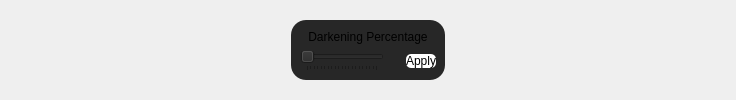
             <widget class="QWidget" name="DarkenConfiguration4">
              <layout class="QGridLayout" name="gridLayout_9">
               <item row="0" column="0">
                <spacer name="horizontalSpacer_13">
                 <property name="orientation">
                  <enum>Qt::Horizontal</enum>
                 </property>
                 <property name="sizeType">
                  <enum>QSizePolicy::Maximum</enum>
                 </property>
                 <property name="sizeHint" stdset="0">
                  <size>
                   <width>280</width>
                   <height>20</height>
                  </size>
                 </property>
                </spacer>
               </item>
               <item row="0" column="1">
                <widget class="QFrame" name="navigation_5">
                 <property name="maximumSize">
                  <size>
                   <width>16777215</width>
                   <height>60</height>
                  </size>
                 </property>
                 <property name="styleSheet">
                  <string notr="true">background-color: rgb(39, 39, 39);
border-radius: 15px;</string>
                 </property>
                 <layout class="QGridLayout" name="gridLayout_12">
                  <item row="0" column="0">
                   <widget class="QLabel" name="label">
                    <property name="styleSheet">
                     <string notr="true">font: 700 8pt &quot;Poppins&quot;;</string>
                    </property>
                    <property name="text">
                     <string>Darkening Percentage</string>
                    </property>
                    <property name="alignment">
                     <set>Qt::AlignCenter</set>
                    </property>
                   </widget>
                  </item>
                  <item row="1" column="0">
                   <layout class="QHBoxLayout" name="horizontalLayout_2">
                    <item>
                     <widget class="QSlider" name="darkenSlider">
                      <property name="maximumSize">
                       <size>
                        <width>130</width>
                        <height>16777215</height>
                       </size>
                      </property>
                      <property name="maximum">
                       <number>100</number>
                      </property>
                      <property name="singleStep">
                       <number>5</number>
                      </property>
                      <property name="orientation">
                       <enum>Qt::Horizontal</enum>
                      </property>
                      <property name="tickPosition">
                       <enum>QSlider::TicksBelow</enum>
                      </property>
                      <property name="tickInterval">
                       <number>5</number>
                      </property>
                     </widget>
                    </item>
                    <item>
                     <widget class="QLabel" name="darkenValueLabel">
                      <property name="minimumSize">
                       <size>
                        <width>10</width>
                        <height>0</height>
                       </size>
                      </property>
                      <property name="maximumSize">
                       <size>
                        <width>20</width>
                        <height>16777215</height>
                       </size>
                      </property>
                      <property name="text">
                       <string/>
                      </property>
                     </widget>
                    </item>
                    <item>
                     <widget class="QPushButton" name="darkenApplyBtn">
                      <property name="maximumSize">
                       <size>
                        <width>50</width>
                        <height>16777215</height>
                       </size>
                      </property>
                      <property name="cursor">
                       <cursorShape>PointingHandCursor</cursorShape>
                      </property>
                      <property name="styleSheet">
                       <string notr="true">color: rgb(0,0,0);
background-color: rgb(255, 255, 255);
border-radius: 5px;
font: 8pt &quot;Poppins&quot;;</string>
                      </property>
                      <property name="text">
                       <string>Apply</string>
                      </property>
                     </widget>
                    </item>
                   </layout>
                  </item>
                 </layout>
                </widget>
               </item>
               <item row="0" column="2">
                <spacer name="horizontalSpacer_14">
                 <property name="orientation">
                  <enum>Qt::Horizontal</enum>
                 </property>
                 <property name="sizeType">
                  <enum>QSizePolicy::Maximum</enum>
                 </property>
                 <property name="sizeHint" stdset="0">
                  <size>
                   <width>280</width>
                   <height>20</height>
                  </size>
                 </property>
                </spacer>
               </item>
              </layout>
             </widget>
